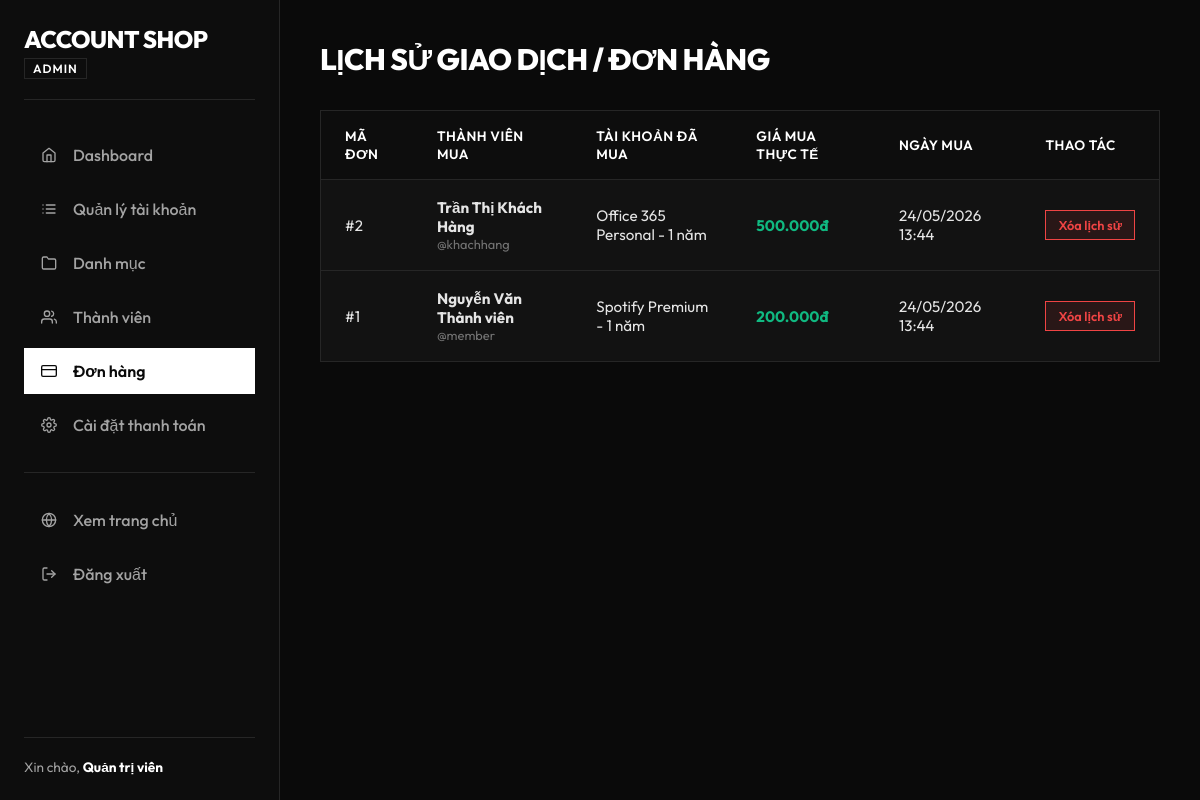
/admin/crud/orders/list.php (signed in), run on the app's committed database.
### tables this page shows
CREATE TABLE orders (
  id INT AUTO_INCREMENT PRIMARY KEY,
  user_id INT NOT NULL,
  account_id INT NOT NULL,
  price DECIMAL(15,0) NOT NULL,
  created_at DATETIME DEFAULT CURRENT_TIMESTAMP,
  FOREIGN KEY (user_id) REFERENCES users(id) ON DELETE CASCADE,
  FOREIGN KEY (account_id) REFERENCES accounts(id) ON DELETE CASCADE
);

CREATE TABLE users (
  id INT AUTO_INCREMENT PRIMARY KEY,
  username VARCHAR(50) NOT NULL UNIQUE,
  password VARCHAR(255) NOT NULL,
  fullname VARCHAR(100) NOT NULL,
  role ENUM('admin', 'user') DEFAULT 'user',
  balance DECIMAL(15,0) NOT NULL DEFAULT 0,
  created_at DATETIME DEFAULT CURRENT_TIMESTAMP
);

CREATE TABLE accounts (
  id INT AUTO_INCREMENT PRIMARY KEY,
  name VARCHAR(200) NOT NULL,
  description TEXT,
  price DECIMAL(15,0) NOT NULL DEFAULT 0,
  category_id INT DEFAULT NULL,
  image VARCHAR(255) DEFAULT NULL,
  account_detail TEXT DEFAULT NULL COMMENT 'Thông tin đăng nhập',
  status ENUM('available', 'sold') DEFAULT 'available',
  hidden TINYINT(1) NOT NULL DEFAULT 0 COMMENT 'Ẩn sản phẩm khỏi trang chủ',
  created_at DATETIME DEFAULT CURRENT_TIMESTAMP,
  updated_at DATETIME DEFAULT CURRENT_TIMESTAMP ON UPDATE CURRENT_TIMESTAMP,
  FOREIGN KEY (category_id) REFERENCES categories(id) ON DELETE SET NULL
);

### admin/crud/orders/orders.php (called while the page is built, shortened)
<?php
function getAllOrders($pdo) {
    $sql = "SELECT orders.*, users.username, users.fullname AS user_fullname, accounts.name AS account_name
            FROM orders
            LEFT JOIN users ON orders.user_id = users.id
            LEFT JOIN accounts ON orders.account_id = accounts.id
            ORDER BY orders.id DESC";
    return $pdo->query($sql)->fetchAll();
}
?>

### admin/crud/orders/list.php (the view, shortened to what this page needs)
<?php
require_once __DIR__ . '/orders.php';
$orders = getAllOrders($pdo);
?>
<!DOCTYPE html>
<html lang="vi">
<head>
    <link rel="stylesheet" href="../../../assets/admin/css/admin.css">
</head>
<body>
<div class="admin-layout">
    <?php include __DIR__ . '/../../sidebar.php'; ?>
    <main class="main-content">
        <header class="topbar">
            <h1>Lịch sử giao dịch / Đơn hàng</h1>
        </header>
        <div class="content-body">
            <div class="table-card">
                <table class="data-table">
                    <thead>
                        <tr>
                            <th>Mã đơn</th>
                            <th>Thành viên mua</th>
                            <th>Tài khoản đã mua</th>
                            <th>Giá mua thực tế</th>
                            <th>Ngày mua</th>
                            <th>Thao tác</th>
                        </tr>
                    </thead>
                    <tbody>
                    <?php foreach ($orders as $ord): ?>
                        <tr>
                            <td>#<?= $ord['id'] ?></td>
                            <td>
                                <strong><?= htmlspecialchars($ord['user_fullname'] ?? 'N/A') ?></strong>
                                <span style="font-size: 0.8rem; color: var(--text-muted); display: block;">@<?= htmlspecialchars($ord['username'] ?? 'N/A') ?></span>
                            </td>
                            <td><?= htmlspecialchars($ord['account_name'] ?? 'Tài khoản đã bị xóa khỏi hệ thống') ?></td>
                            <td style="color: #10b981; font-weight: 700;"><?= number_format($ord['price'], 0, ',', '.') ?>đ</td>
                            <td><?= date('d/m/Y H:i', strtotime($ord['created_at'])) ?></td>
                            <td class="actions">
                                <a href="delete.php?id=<?= $ord['id'] ?>" class="btn btn-small btn-delete" onclick="return confirm('Bạn có chắc chắn muốn xóa đơn hàng này khỏi lịch sử hệ thống? (Lưu ý: Không hoàn lại tiền hay đổi trạng thái tài khoản)')">Xóa lịch sử</a>
                            </td>
                        </tr>
                    <?php endforeach; ?>
                    </tbody>
                </table>
            </div>
        </div>
    </main>
</div>
</body>
</html>

### assets/admin/css/admin.css (style rules this page uses)
:root { color-scheme: dark; --primary: #ffffff; --primary-hover: #e5e5e5; --primary-light: #262626; --secondary: #737373; --secondary-hover: #525252; --background: #0a0a0a; --sidebar-bg: #0d0d0d; --sidebar-text: #a3a3a3; --sidebar-text-hover: #ffffff; --card-bg: #121212; --text-main: #ffffff; --text-muted: #737373; --border-color: #262626; --success: #10b981; --success-light: rgba(16, 185, 129, 0.1); --danger: #ef4444; --danger-light: rgba(239, 68, 68, 0.1); --warning: #f59e0b; --transition: all 0.2s cubic-bezier(0.16, 1, 0.3, 1); }
* { box-sizing: border-box; margin: 0; padding: 0; border-radius: 0 !important; }
body { font-family: 'Outfit', sans-serif; background-color: var(--background); color: var(--text-main); display: flex; min-height: 100vh; flex-direction: column; }
.admin-layout { display: flex; flex: 1; width: 100%; }
.main-content { flex: 1; padding: 40px; display: flex; flex-direction: column; overflow-y: auto; max-width: calc(100% - 280px); }
.topbar { display: flex; justify-content: space-between; align-items: center; margin-bottom: 32px; }
.topbar h1 { font-size: 1.85rem; font-weight: 800; color: var(--text-white); letter-spacing: -0.5px; text-transform: uppercase; }
.content-body { display: flex; flex-direction: column; gap: 32px; }
.table-card { background-color: var(--card-bg); border: 1px solid var(--border-color); overflow: hidden; }
.data-table { width: 100%; border-collapse: collapse; text-align: left; }
.data-table th { background-color: #0d0d0d; padding: 16px 24px; font-size: 0.85rem; font-weight: 600; text-transform: uppercase; letter-spacing: 0.5px; color: var(--text-gray); border-bottom: 1px solid var(--border-color); }
.data-table td { padding: 18px 24px; border-bottom: 1px solid var(--border-color); font-size: 0.95rem; color: #e5e5e5; vertical-align: middle; }
.data-table tbody tr:last-child td { border-bottom: none; }
.actions { white-space: nowrap; }
.actions .btn { margin-right: 8px; }
.actions .btn:last-child { margin-right: 0; }
.btn { display: inline-flex; align-items: center; justify-content: center; gap: 8px; padding: 12px 24px; font-weight: 600; font-size: 0.95rem; text-decoration: none; cursor: pointer; border: 1px solid transparent; transition: var(--transition); }
.btn-small { padding: 6px 12px; font-size: 0.8rem; }
.btn-delete { background-color: var(--danger-light); color: var(--danger); border-color: var(--danger); }

### data on the page
orders: id "2", user.fullname "Trần Thị Khách Hàng", user.username "khachhang", account.name "Office 365 Personal - 1 năm", price "500.000", created_at "24/05/2026 13:44"
orders: id "1", user.fullname "Nguyễn Văn Thành viên", user.username "member", account.name "Spotify Premium - 1 năm", price "200.000", created_at "24/05/2026 13:44"

### other printed values
$_SESSION['admin_fullname'] "Quản trị viên"
